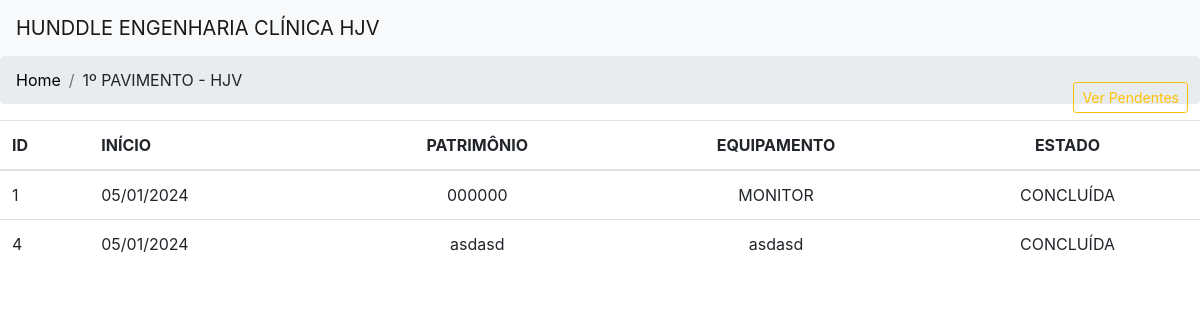
The app's page /pendenciasSetorConcluidas/1 with its own data.
### HUDDLE/models.py (models this page shows, shortened)
class Pendencia(models.Model):
    numeroSolicitacao = models.CharField("Número da Solicitação", max_length=7, blank= True)
    patrimonio = models.CharField("Patrimônio", max_length=8)
    equipamento = models.CharField("Equipamento", max_length=30)
    descricao = models.TextField("Descrição do Problema")
    OPCOES_SETORES = [
        (1, "1º PAVIMENTO - HJV"),
        (2, "2º PAVIMENTO - HJV"),
        (3, "3º PAVIMENTO - HJV"),
        (4, "1º PAVIMENTO PEDIATRIA"),
        (5, "2º PAVIMENTO PEDIATRIA"),
        (6, "3º PAVIMENTO PEDIATRIA"),
        (7, "ASSISTÊNCIA DOMICILIAR"),
        (8, "CENTRO CIRÚRGICO - HJV"),
        (9, "CENTRO CIRÚRGICO - DAY"),
        (10, "CENTRO OBSTÉTRICO"),
        (11, "CLÍNICA MÉDICA"),
        (12, "CME - HJV"),
        (13, "CME - DAY"),
        (14,"ECO BIOIMAGEM"),
        (15, 'EMERGÊNCIA ADULTO'),
        (16, 'EMERGÊNCIA PEDIÁTRICA'),
        (17, 'HEMODINÂMICA - BIOIMAGEM'),
        (18, 'LACTÁRIO'),
        (19, "NUTRIÇÃO"),
        (20, "ONCOLOGIA"),
        (21, "PRONTO ATENDIMENTO"),
        (22, "RADIOLOGIA - PRONTO ATENDIMENTO"),
        (23, "RADIOLOGIA - HJV"),
        (24, "RADIOLOGIA PEDIATRIA"),
        (25, "RESSONÂNCIA MAGNÉTICA"),
        (26, "TOMOGRAFIA - BIOIMAGEM"),
        (27, "UTI ADULTO 1"),
        (28, "UTI ADULTO 2"),
        (29, "UTI PEDIÁTRICA"),
        (31, "UTI NEONATAL"),
        (32, "ULTRASSOM - BIOIMAGEM"),
    ]
    setor = models.IntegerField("Setor", choices=OPCOES_SETORES)
    OPCOES_ESTADO = [
        ("PENDENTE NO SETOR", "PENDENTE NO SETOR"),
        ("EM REPARO NA ENGENHARIA", "EM REPARO NA ENGENHARIA"),
        ("EM REPARO NA ASSISTÊNCIA", "EM REPARO NA ASSISTÊNCIA"),
        ("AGUARDANDO PROCESSO COMPRA", "AGUARDANDO PROCESSO COMPRA"),
        ("AGUARDANDO ATENDIMENTO DO FORNECEDOR", "AGUARDANDO ATENDIMENTO DO FORNECEDOR"),
        ("EM USO SENDO OBSERVADO", "EM USO SENDO OBSERVADO"),
        ("EM USO COM RESTRIÇÃO", "EM USO COM RESTRIÇÃO"),
        ("AGUARDANDO PERMISSÃO PARA ACESSAR O EQUIPAMENTO", "AGUARDANDO PERMISSÃO PARA ACESSAR O EQUIPAMENTO"),
        ("CONCLUÍDA", "CONCLUÍDA"),
    ]
    estado = models.CharField("Estado", max_length=50,choices=OPCOES_ESTADO)
    dataInicio = models.DateField("Data de Início", auto_now_add=True)
    previsaoDeConclusao = models.DateField("Previsão de Conclusão", auto_now_add=False)
    dataFim = models.DateField("Data de Fim", auto_now=False, auto_now_add=False, null=True)

### HUDDLE/views.py (the view)
# urls.py: path("pendenciasSetorConcluidas/<str:setor>", pendeciasConcluidasVer, name="pendenciasSetorConcluidas"),
def pendeciasConcluidasVer(request, setor, template_name='pendencia_view_user.html'):
    setorAtual = verificaSetor(int(setor))
    pendencias = Pendencia.objects.filter(setor=setor, estado="CONCLUÍDA")
    context = {'pendencias': pendencias, 'setorAtual': setorAtual, 'idSetor': setor, 'button_contexto': "todas_pendencias_setor_concluidas", 'adm': "0"}
    return render(request, template_name, context)

### HUDDLE/templates/pendencia_view_user.html (shortened to what this page needs)
{% extends 'base.html' %}
{% block content %}
    {% include "nav_breadcrumb.html" %}
    {% include "pendencia_view_tabela.html" %}
{% endblock content %}

### HUDDLE/templates/pendencia_view_tabela.html
<table class="table table-hover">
    <thead>
        <tr>
            <th scope="col">ID</th>
            <th>INÍCIO</th>
            <th class="td-center">PATRIMÔNIO</th>
            <th class="td-center" scope="col">EQUIPAMENTO</th>
            <th class="td-center">ESTADO</th>
        </tr>
    </thead>
    <tbody>
        {% for pendencia in pendencias %}
            <tr onclick="abrirPendencia(this)">
                <td>{{ pendencia.id }}</td>
                <td> {{ pendencia.dataInicio|date:"SHORT_DATE_FORMAT" }} </td>
                <td class="td-center">{{ pendencia.patrimonio }}</td>
                <td class="td-center">{{ pendencia.equipamento }}</td>
                <td class="td-center">{{ pendencia.estado }}</td>
            </tr>
        {% endfor %}
    </tbody>
</table>

### records on screen
Pendencia: id "1", dataInicio "05/01/2024", patrimonio "000000", equipamento "MONITOR", estado "CONCLUÍDA"
Pendencia: id "4", dataInicio "05/01/2024", patrimonio "asdasd", equipamento "asdasd", estado "CONCLUÍDA"

### other values on screen
{{ setorAtual }} "1º PAVIMENTO - HJV"
